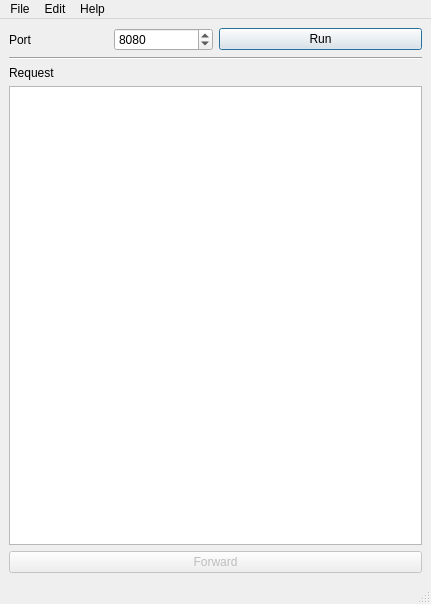
<?xml version="1.0" encoding="UTF-8"?>
<ui version="4.0">
 <class>MainWindow</class>
 <widget class="QMainWindow" name="MainWindow">
  <property name="geometry">
   <rect>
    <x>0</x>
    <y>0</y>
    <width>431</width>
    <height>604</height>
   </rect>
  </property>
  <property name="windowTitle">
   <string>Boan</string>
  </property>
  <widget class="QWidget" name="centralwidget">
   <layout class="QGridLayout" name="gridLayout">
    <item row="0" column="0">
     <layout class="QHBoxLayout" name="horizontalLayout">
      <item>
       <widget class="QLabel" name="label">
        <property name="text">
         <string>Port</string>
        </property>
       </widget>
      </item>
      <item>
       <widget class="QSpinBox" name="spinBox_port">
        <property name="baseSize">
         <size>
          <width>0</width>
          <height>0</height>
         </size>
        </property>
        <property name="maximum">
         <number>65536</number>
        </property>
        <property name="value">
         <number>8080</number>
        </property>
       </widget>
      </item>
     </layout>
    </item>
    <item row="0" column="1">
     <widget class="QPushButton" name="pushButton_power">
      <property name="text">
       <string>Run</string>
      </property>
      <property name="checkable">
       <bool>true</bool>
      </property>
      <property name="autoDefault">
       <bool>false</bool>
      </property>
      <property name="default">
       <bool>true</bool>
      </property>
      <property name="flat">
       <bool>false</bool>
      </property>
     </widget>
    </item>
    <item row="1" column="0" colspan="2">
     <widget class="Line" name="line">
      <property name="orientation">
       <enum>Qt::Horizontal</enum>
      </property>
     </widget>
    </item>
    <item row="2" column="0" colspan="2">
     <layout class="QVBoxLayout" name="verticalLayout">
      <item>
       <widget class="QLabel" name="label_2">
        <property name="text">
         <string>Request</string>
        </property>
       </widget>
      </item>
      <item>
       <widget class="QPlainTextEdit" name="box_body">
        <property name="focusPolicy">
         <enum>Qt::ClickFocus</enum>
        </property>
       </widget>
      </item>
      <item>
       <widget class="QPushButton" name="pushButton_forward">
        <property name="enabled">
         <bool>false</bool>
        </property>
        <property name="text">
         <string>Forward</string>
        </property>
        <property name="default">
         <bool>false</bool>
        </property>
        <property name="flat">
         <bool>false</bool>
        </property>
       </widget>
      </item>
     </layout>
    </item>
   </layout>
  </widget>
  <widget class="QMenuBar" name="menubar">
   <property name="geometry">
    <rect>
     <x>0</x>
     <y>0</y>
     <width>431</width>
     <height>25</height>
    </rect>
   </property>
   <widget class="QMenu" name="menuFile">
    <property name="title">
     <string>File</string>
    </property>
    <addaction name="actionQuit"/>
   </widget>
   <widget class="QMenu" name="menuHelp">
    <property name="title">
     <string>Help</string>
    </property>
    <addaction name="actionAbout_Boan"/>
   </widget>
   <widget class="QMenu" name="menuEdit">
    <property name="title">
     <string>Edit</string>
    </property>
    <addaction name="actionPreferences"/>
   </widget>
   <addaction name="menuFile"/>
   <addaction name="menuEdit"/>
   <addaction name="menuHelp"/>
  </widget>
  <widget class="QStatusBar" name="statusbar"/>
  <action name="actionQuit">
   <property name="text">
    <string>Quit</string>
   </property>
  </action>
  <action name="actionPreferences">
   <property name="text">
    <string>Preferences</string>
   </property>
  </action>
  <action name="actionAbout_Boan">
   <property name="text">
    <string>About Boan</string>
   </property>
  </action>
 </widget>
 <resources/>
 <connections/>
</ui>
